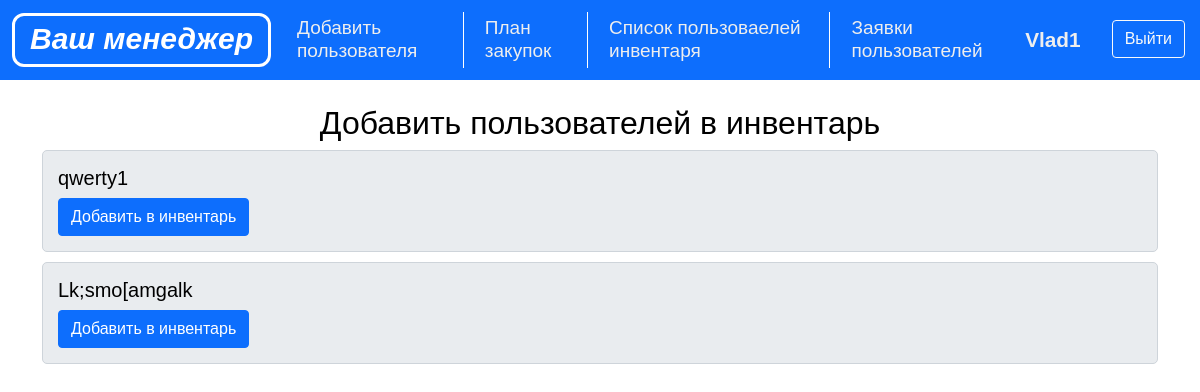
Page /add_users/ (signed in) on the earlier database version.
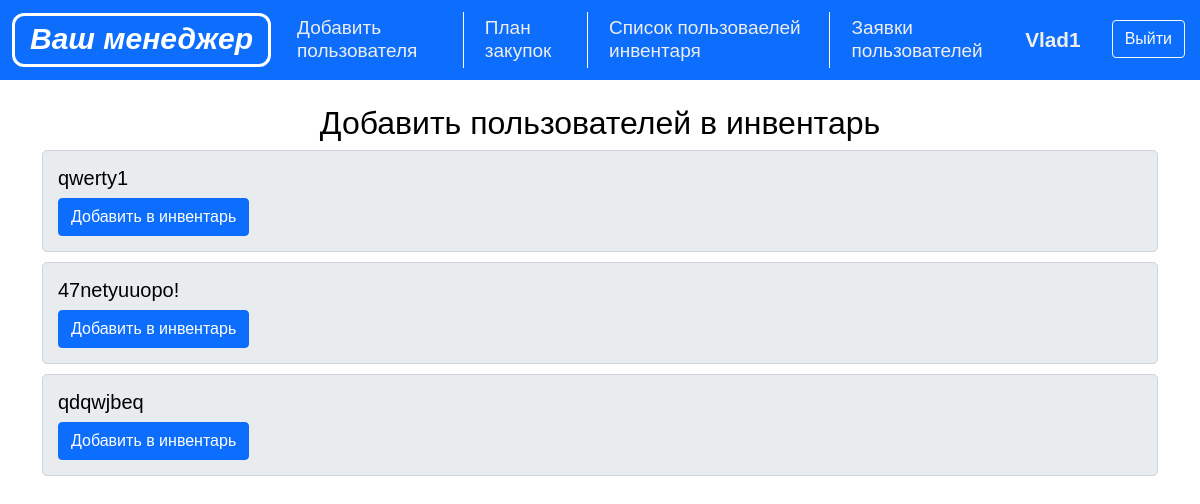
Same page on the later database version.
### data/models/user.py (models this page shows)
class User(SqlAlchemyBase, UserMixin, SerializerMixin):
    __tablename__ = 'user'
    id = sqlalchemy.Column(sqlalchemy.Integer, primary_key=True)
    type = sqlalchemy.Column(sqlalchemy.String)
    password = sqlalchemy.Column(sqlalchemy.String)
    name = sqlalchemy.Column(sqlalchemy.String)
    invent = sqlalchemy.Column(sqlalchemy.Integer)

### main.py (the view)
@app.route('/add_users/')
@login_required
def add_users():
    cur_user = flask_login.current_user
    if cur_user.type == "admin":
        users = db_ses.query(User).filter_by(type="user", invent=None).all()
        return render_template('add_users.html', users=users, name=cur_user.name)
    return "", 403

### main.py (called while the page is built)
@manager.user_loader
def load_user(user_id):
    return db_ses.query(User).get(user_id)

### templates/add_users.html (shortened to what this page needs)
{% extends "base.html" %}
{% block content %}
<div class="container user-list">
    <h2 align="center">Добавить пользователей в инвентарь</h2>
    <div class="row">
        {% for user in users %}
            <div class="col-12">
                <div class="user-item" id="user-{{ user.id }}">
                    <h5>{{ user.name }}</h5>
                    <button class="btn btn-primary" onclick="addToInventory({{ user.id }})">Добавить в инвентарь</button>
                </div>
            </div>
        {% endfor %}
    </div>
</div>
{% endblock %}

Differences in the rows shown:
no longer on this page (row edited): User: name "Lk;smo[amgalk"
added User: name "47netyuuopo!"
added User: name "qdqwjbeq"
